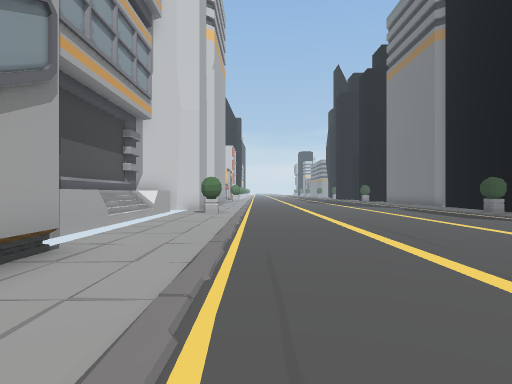
View 1 (above)

18 first-person views from a walk through a scene from a Unity 3-D project. The camera is 1.5 m above the floor, looks level and sees 75° across. The floor is counted in squares, 2 m on a side. Each view is taken from the middle of a square. On the plan, view 1 faces up. The plan holds only what a view shows up to about 11 squares ahead; the rest is blank. The place goes on beyond the plan. The player is left out.

View 2
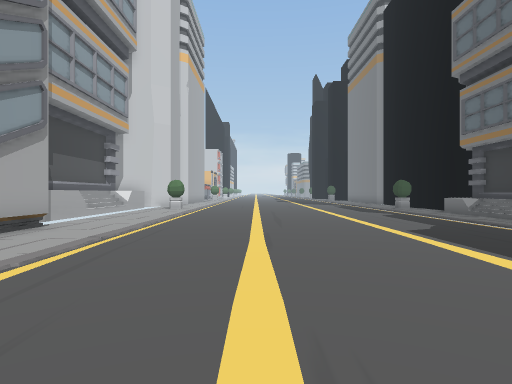

View 3
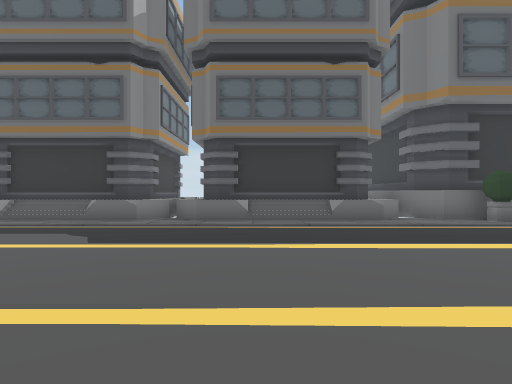

View 4
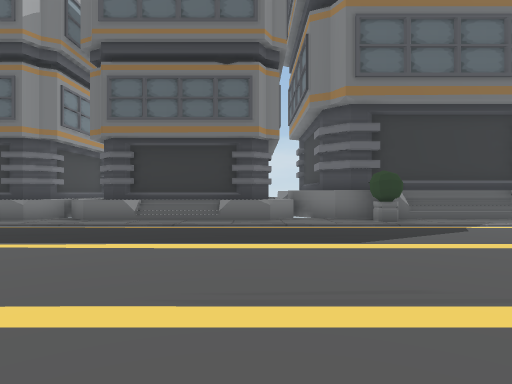

View 5
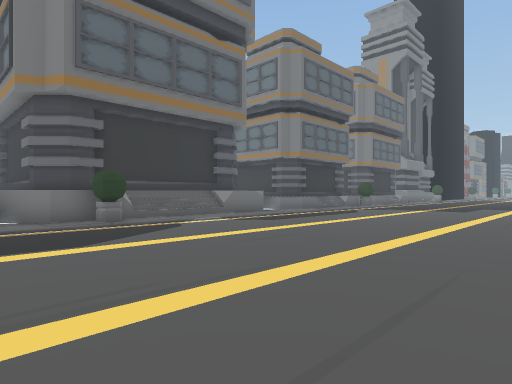

View 6
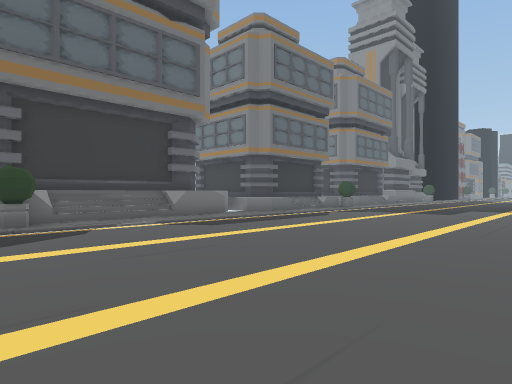

View 7
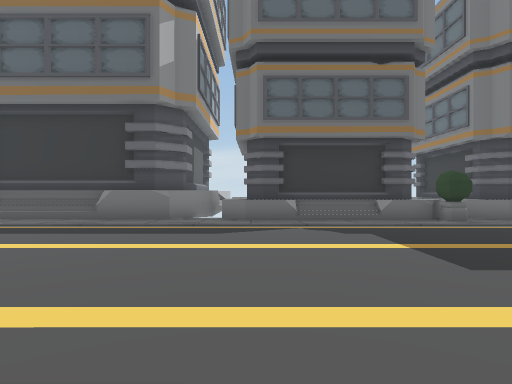

View 8
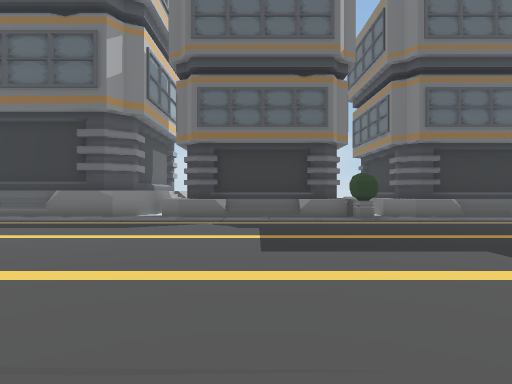

View 9
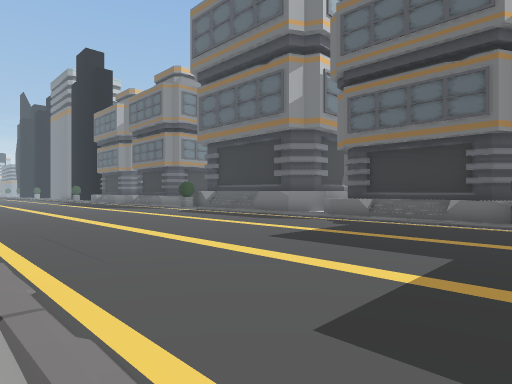

View 10
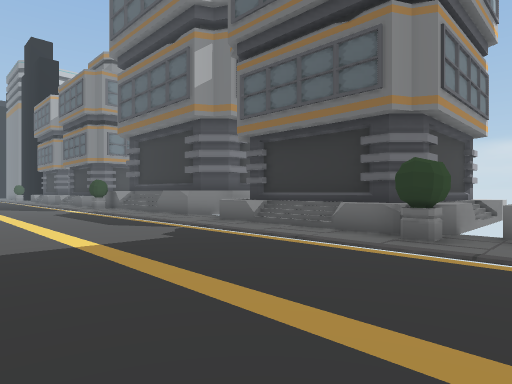

View 11
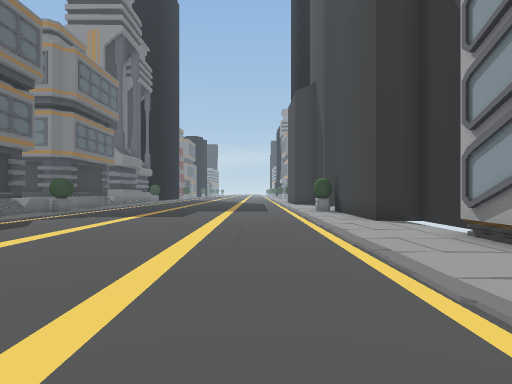

View 12
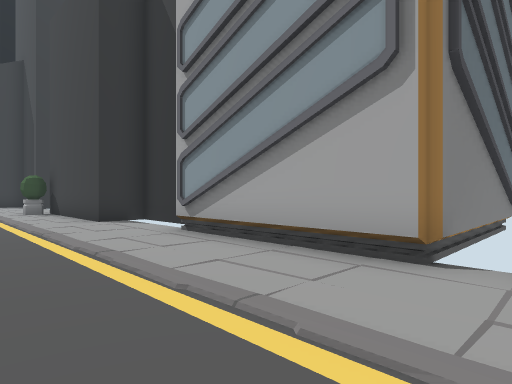

View 13
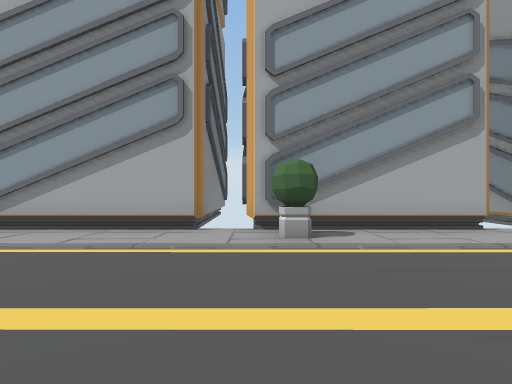

View 14
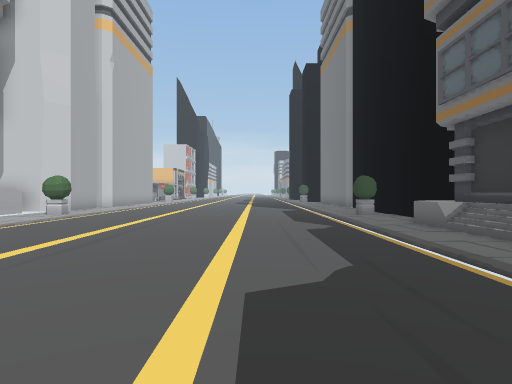

View 15
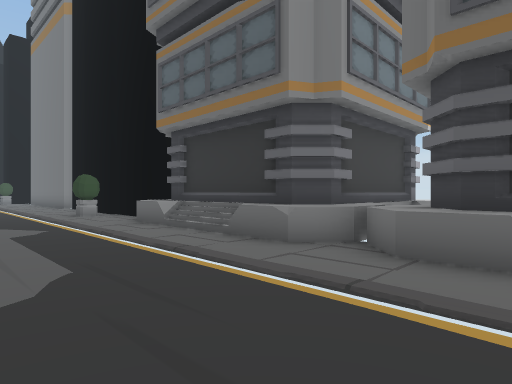

View 16
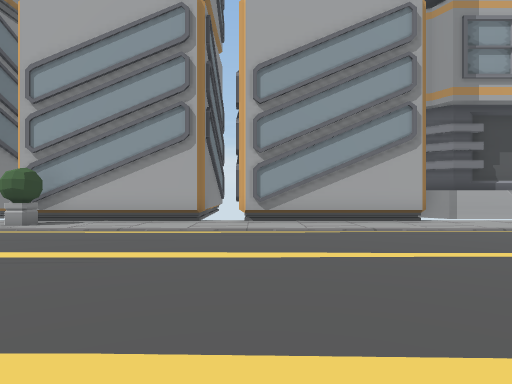

View 17
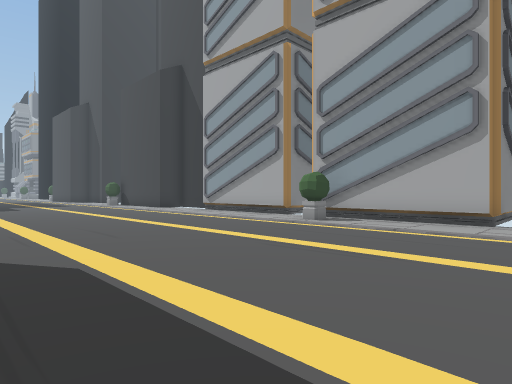

View 18
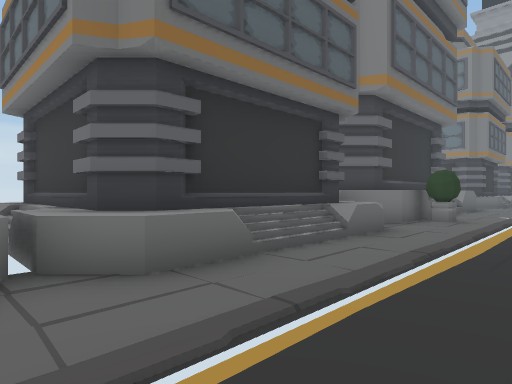

### Floor plan
Key: @ floor where view 1 was taken; # wall or solid block; x gap in a wall; . floor; / step, stairs or slope; = window, fence, low wall or low ledge; O other object.
Columns run from 3 left of view 1 to 11 right of it. Each row starts with its distance up from view 1.
 12 #O ........ O#
 11 #  ........  #
 10 #  ........  #
  9    ........  #
  8 #  ........ ##
  7 #  ........ /#
  6 #  ........ /O
  5 #  ........ ##
  4 #  ........ =##
  3 #  ........ .=#
  2 #  ........  ##
  1 #  ........ /O
  0 #  @....... /#
 -1 #  ........ ##
 -2 #  ........ ##
 -3 #  ........ ##
 -4 #  ........ .##
 -5 #O ........ O##
 -6 #  ........ //#
 -7 #  ........ //#
 -8 #  ........ //#
 -9 #  ........ //#
-10 #  ........ /##
-11 #  ........  ##
-12 #  ........  #
-13 #  ........  #
-14 #  ........ ##
-15 ## ........ #O
-16  #......... /O
-17  # ........ /O
-18  # ........ ##
-19  O ........ O#
-20   .........  x
-21       .....  #

Where each view was taken, in squares from view 1:
view 1: 0 up, 0 right, facing up
view 2: 3 down, 2 right, facing up
view 3: 1 up, 0 right, facing right
view 4: 2 down, 0 right, facing right
view 5: 2 down, 0 right, facing down-right
view 6: 4 down, 0 right, facing down-right
view 7: 14 down, 0 right, facing right
view 8: 16 down, 1 left, facing right
view 9: 20 down, 1 left, facing up-right
view 10: 21 down, 3 right, facing up-right
view 11: 6 down, 1 right, facing down
view 12: 6 down, 1 right, facing down-left
view 13: 6 down, 4 right, facing left
view 14: 1 up, 5 right, facing up
view 15: 1 up, 5 right, facing up-right
view 16: 0 up, 6 right, facing left
view 17: 0 up, 6 right, facing down-left
view 18: 4 up, 6 right, facing down-right
